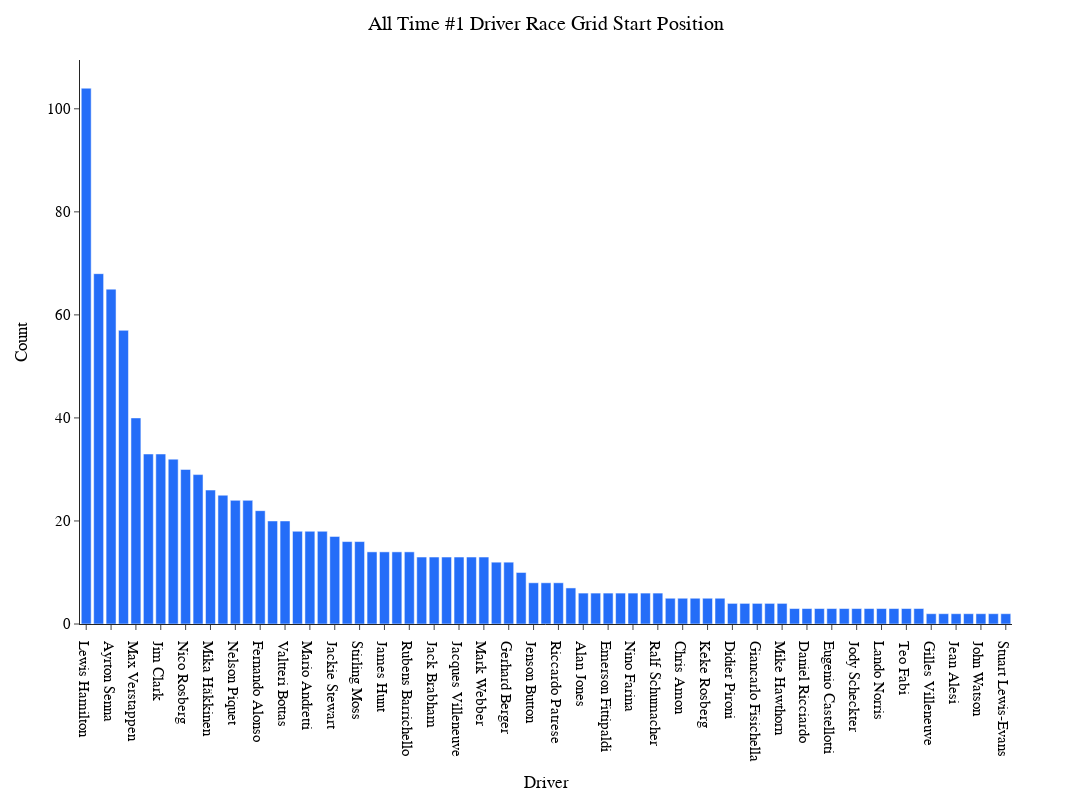

The code cell stored with this chart in its notebook:
### Code cell
fig_lap_grid_pos=px.bar(grouped2_grid, 
           x="Driver", 
           y="Count", 
        #    facet_col='Position', facet_col_wrap=1, 
           height=800,
           width=1400,
           template='simple_white',
            color_discrete_map={
                 "HAM": "#6CD3BF",
                 "VER": "#3860C6",
                 "OCO": "#2293D1",
                 "NOR": "#F58020",
                 "MAG": "#B6BABD",
                 "ALB": "#37BEDD",
                 "BOT": "#C92D4B",
                 "LEC": "#F91536",
                 "VET": "#358C75",
                 "GAS": "#5E8FAA",
                 "RUS": "#6CD3BF",
                 "PER": "#3860C6",
                 "ALO": "#2293D1",
                 "RIC": "#F58020",
                 "MSC": "#B6BABD",
                 "LAT": "#37BEDD",
                 "ZHO": "#C92D4B",
                 "SAI": "#F91536",
                 "STR": "#358C75",
                 "TSU": "#5E8FAA"
                 }
        )
fig_lap_grid_pos.update_layout(
    hoverlabel=dict(
        bgcolor="white",
        font_size=16,
        font_family="PT Sans Narrow"
    ),
    title="All Time #1 Driver Race Grid Start Position",
    title_x=0.5,
    yaxis = dict(tickfont = dict(size=15)),
    xaxis = dict(tickfont = dict(size=15)),
    font=dict(
        family="PT Sans Narrow",
        size=14,
        color="Black"
    ),
    title_font_family="PT Sans Narrow"
)
fig_lap_grid_pos.update_traces(marker_color='#246DF8')

### Figure 1 — Plotly figure (JSON) as saved in the notebook; plotly's stock layout.template omitted (floating-point values rounded to 4 significant figures)
{"data": [{"alignmentgroup": "True", "hovertemplate": "Driver=%{x}<br>Count=%{y}<extra></extra>", "legendgroup": "", "marker": {"color": "#246DF8", "pattern": {"shape": ""}}, "name": "", "offsetgroup": "", "orientation": "v", "showlegend": false, "textposition": "auto", "type": "bar", "x": ["Lewis Hamilton", "Michael Schumacher", "Ayrton Senna", "Sebastian Vettel", "Max Verstappen", "Alain Prost", "Jim Clark", "Nigel Mansell", "Nico Rosberg", "Juan Fangio", "Mika Häkkinen", "Charles Leclerc", "Nelson Piquet", "Niki Lauda", "Fernando Alonso", "Damon Hill", "Valtteri Bottas", "Kimi Räikkönen", "Mario Andretti", "René Arnoux", "Jackie Stewart", "Felipe Massa", "Stirling Moss", "Alberto Ascari", "James Hunt", "Ronnie Peterson", "Rubens Barrichello", "Graham Hill", "Jack Brabham", "Jacky Ickx", "Jacques Villeneuve", "Juan Pablo Montoya", "Mark Webber", "David Coulthard", "Gerhard Berger", "Jochen Rindt", "Jenson Button", "John Surtees", "Riccardo Patrese", "Jacques Laffite", "Alan Jones", "Carlos Reutemann", "Emerson Fittipaldi", "Jean-Pierre Jabouille", "Nino Farina", "Phil Hill", "Ralf Schumacher", "Carlos Sainz", "Chris Amon", "Clay Regazzoni", "Keke Rosberg", "Patrick Tambay", "Didier Pironi", "George Russell", "Giancarlo Fisichella", "Jarno Trulli", "Mike Hawthorn", "Dan Gurney", "Daniel Ricciardo", "Elio de Angelis", "Eugenio Castellotti", "Jean-Pierre Jarier", "Jody Scheckter", "José Froilán González", "Lando Norris", "Sergio Perez", "Teo Fabi", "Tony Brooks", "Gilles Villeneuve", "Heinz-Harald Frentzen", "Jean Alesi", "Jo Siffert", "John Watson", "Michele Alboreto", "Stuart Lewis-Evans"], "xaxis": "x", "y": [104, 68, 65, 57, 40, 33, 33, 32, 30, 29, 26, 25, 24, 24, 22, 20, 20, 18, 18, 18, 17, 16, 16, 14, 14, 14, 14, 13, 13, 13, 13, 13, 13, 12, 12, 10, 8, 8, 8, 7, 6, 6, 6, 6, 6, 6, 6, 5, 5, 5, 5, 5, 4, 4, 4, 4, 4, 3, 3, 3, 3, 3, 3, 3, 3, 3, 3, 3, 2, 2, 2, 2, 2, 2, 2], "yaxis": "y"}], "layout": {"barmode": "relative", "font": {"color": "Black", "family": "PT Sans Narrow", "size": 14}, "height": 800, "hoverlabel": {"bgcolor": "white", "font": {"family": "PT Sans Narrow", "size": 16}}, "legend": {"tracegroupgap": 0}, "margin": {"t": 60}, "title": {"font": {"family": "PT Sans Narrow"}, "text": "All Time #1 Driver Race Grid Start Position", "x": 0.5}, "width": 1400, "xaxis": {"anchor": "y", "domain": [0, 1], "tickfont": {"size": 15}, "title": {"text": "Driver"}}, "yaxis": {"anchor": "x", "domain": [0, 1], "tickfont": {"size": 15}, "title": {"text": "Count"}}}}
